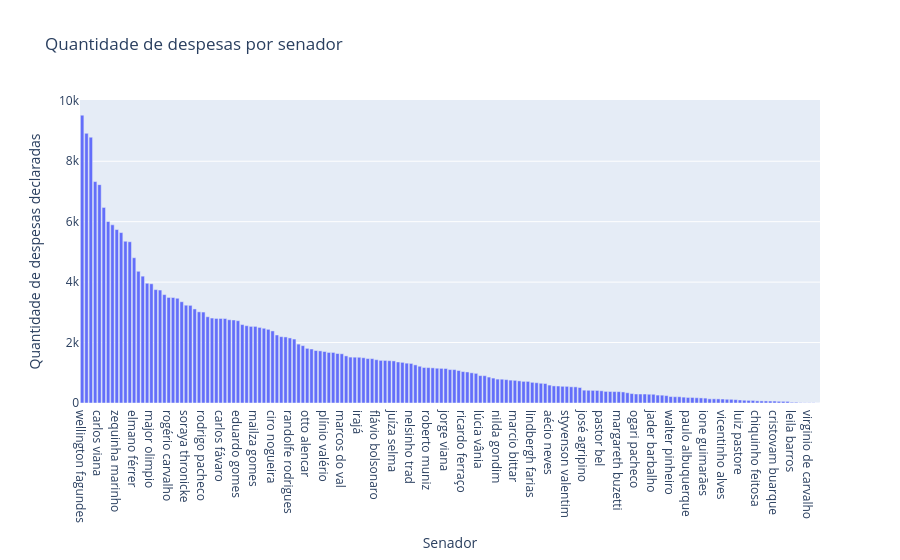

The code cell stored with this chart in its notebook:
### Code cell
# Criar o grafico 
fig = go.Figure(data=[go.Bar(x=df_despesas.senador, y=df_despesas.qtd_despesas)])

# Definindo layout do grafico
fig.update_layout(title='Quantidade de despesas por senador',
                    xaxis_title='Senador', yaxis_title='Quantidade de despesas declaradas')

#Plotando gráfico
fig.show()

### Figure 1 — Plotly figure (JSON) as saved in the notebook; plotly's stock layout.template omitted (floating-point values rounded to 4 significant figures; data arrays with more than 128 entries replaced by an {"elided": "..."} marker saying what was removed)
{"data": [{"type": "bar", "x": {"elided": "171 str values"}, "y": {"elided": "171 int values"}}], "layout": {"title": {"text": "Quantidade de despesas por senador"}, "xaxis": {"title": {"text": "Senador"}}, "yaxis": {"title": {"text": "Quantidade de despesas declaradas"}}}}
